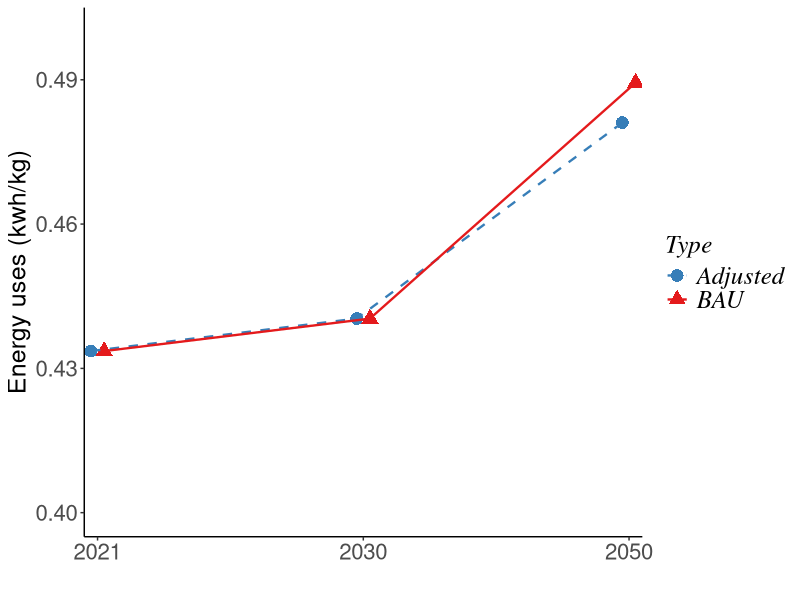
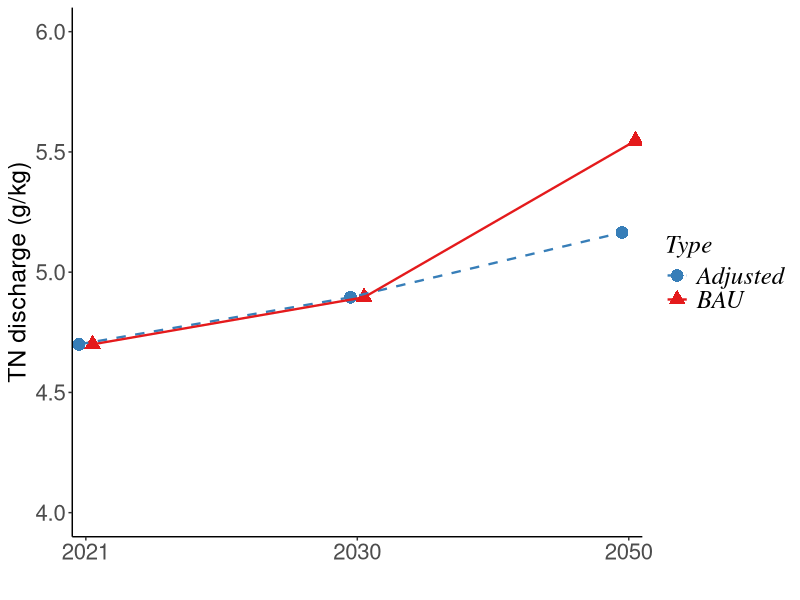
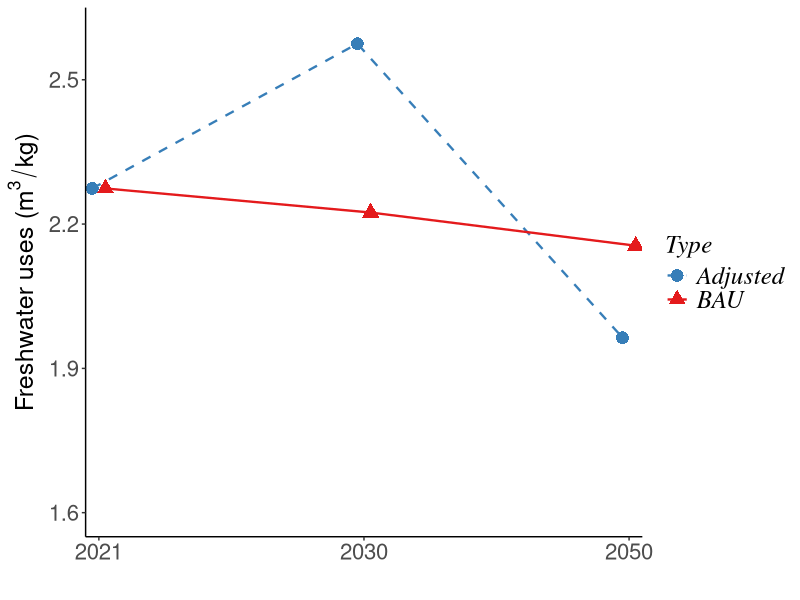
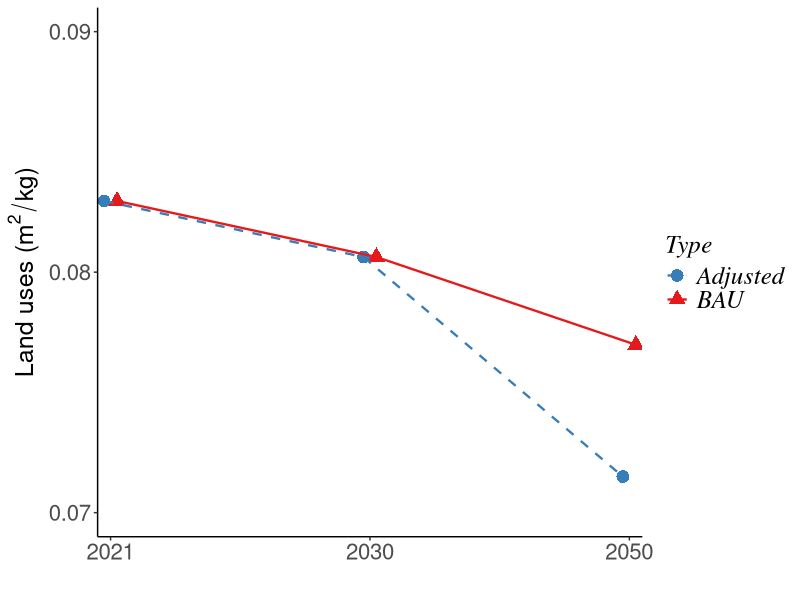
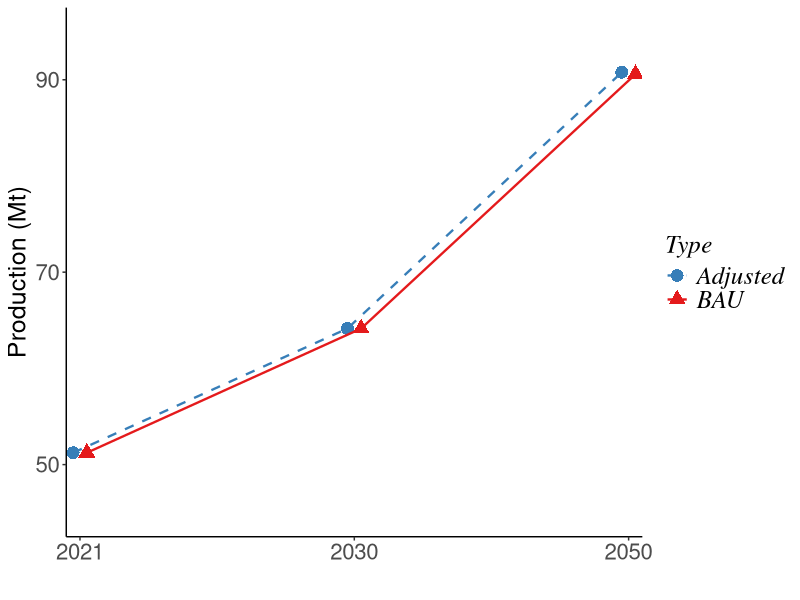
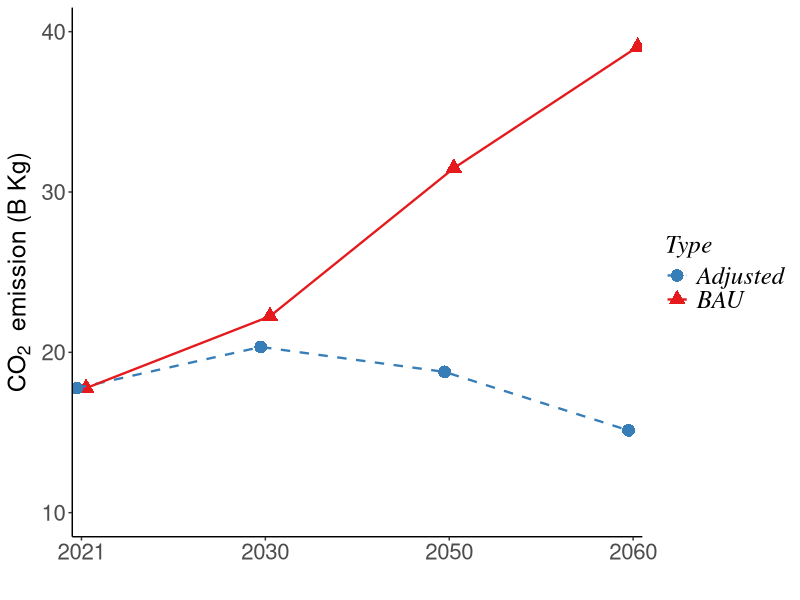
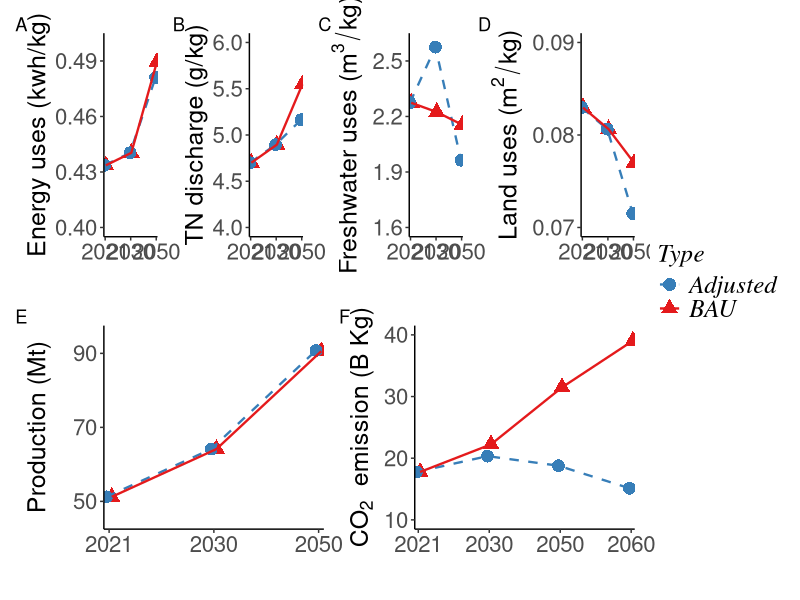
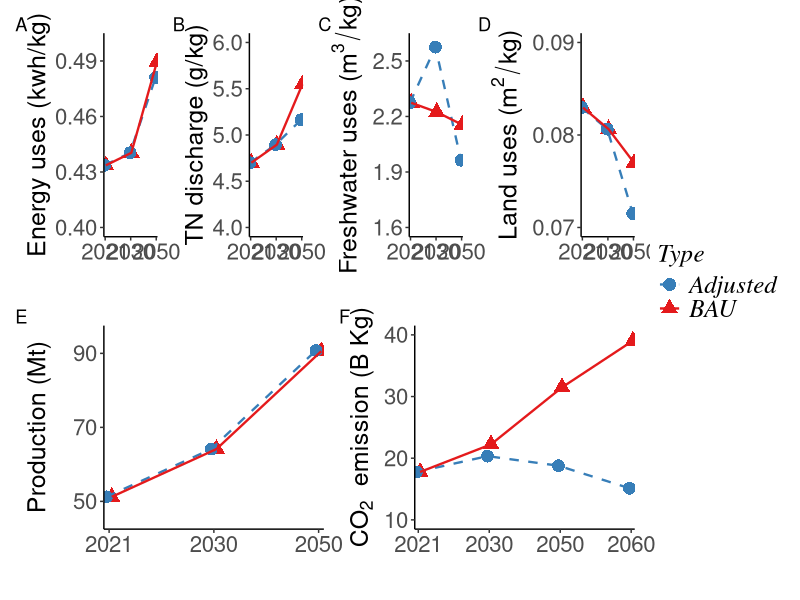

Recreate these plots in R, in order.
# 导入ggplot2库
library(ggplot2)
library(tidyr)

data_a <- data.frame(
  Year = c(2021, 2030, 2050),
  BAU = c(0.4336, 0.44035, 0.4894),
  Adjusted = c(0.4336, 0.44035, 0.4811)
)

# 将宽数据转换为长数据
combined_data_a <- gather(data_a, Type, Production, -Year)
combined_data_a$Year<-as.factor(combined_data_a$Year)



pa<-ggplot(combined_data_a, aes(x = Year, y = Production, group = Type, color = Type, shape = Type, linetype = Type)) +
  geom_point(size = 4, position = position_dodge(width = 0.1)) +
  geom_line(size = 0.8, position = position_dodge(width = 0.1)) +
  labs(x = "", y = "Energy uses (kwh/kg)") +
  scale_color_manual(values = c("BAU" = "#E41A1C", "Adjusted" = "#377EB8")) +
  scale_linetype_manual(values = c("BAU" = "solid", "Adjusted" = "dashed")) +
  theme_minimal() +
  scale_y_continuous(breaks = c(0.4,0.43,0.46,0.49), limits = c(0.4, 0.5)) +
  scale_x_discrete(expand = c(0, 0)) +
  theme_classic() +
  theme(axis.title.x =element_text(size=18), axis.title.y=element_text(size=18),
        axis.text=element_text(size=16))+
  theme(legend.title=element_text(face="italic",
                                  family="Times",
                                  colour="black", 
                                  size=18))+
  theme(legend.text = element_text(face = "italic",
                                   family = "Times",
                                   colour = "black", 
                                   size = 18))
pa
#################################################################################

data_b <- data.frame(
  Year = c(2021, 2030, 2050),
  BAU = c(4.7, 4.8956, 5.547),
  Adjusted = c(4.7, 4.8956, 5.165)
)


# 将宽数据转换为长数据
combined_data_b <- gather(data_b, Type, Production, -Year)
combined_data_b$Year<-as.factor(combined_data_b$Year)



pb<-ggplot(combined_data_b, aes(x = Year, y = Production, group = Type, color = Type, shape = Type, linetype = Type)) +
  geom_point(size = 4, position = position_dodge(width = 0.1)) +
  geom_line(size = 0.8, position = position_dodge(width = 0.1)) +
  labs(x = "", y = "TN discharge (g/kg)") +
  scale_color_manual(values = c("BAU" = "#E41A1C", "Adjusted" = "#377EB8")) +
  scale_linetype_manual(values = c("BAU" = "solid", "Adjusted" = "dashed")) +
  theme_minimal() +
  scale_y_continuous( limits = c(4, 6)) +
  scale_x_discrete(expand = c(0, 0)) +
  theme_classic() +
  theme(axis.title.x =element_text(size=18), axis.title.y=element_text(size=18),
        axis.text=element_text(size=16))+
  theme(legend.title=element_text(face="italic",
                                  family="Times",
                                  colour="black", 
                                  size=18))+
  theme(legend.text = element_text(face = "italic",
                                   family = "Times",
                                   colour = "black", 
                                   size = 18))
pb
#################################################################################

data_c <- data.frame(
  Year = c(2021, 2030, 2050),
  BAU = c(2.274, 2.224, 2.155),
  Adjusted = c(2.274, 2.575, 1.964)
)

# 将宽数据转换为长数据
combined_data_c <- gather(data_c, Type, Production, -Year)
combined_data_c$Year<-as.factor(combined_data_c$Year)



pc<-ggplot(combined_data_c, aes(x = Year, y = Production, group = Type, color = Type, shape = Type, linetype = Type)) +
  geom_point(size = 4, position = position_dodge(width = 0.1)) +
  geom_line(size = 0.8, position = position_dodge(width = 0.1)) +
  labs(x = "", y = expression("Freshwater uses (m"^3/"kg)")) +
  scale_color_manual(values = c("BAU" = "#E41A1C", "Adjusted" = "#377EB8")) +
  scale_linetype_manual(values = c("BAU" = "solid", "Adjusted" = "dashed")) +
  theme_minimal() +
  scale_y_continuous(breaks = c(1.6,1.9,2.2,2.5), limits = c(1.6, 2.6)) +
  scale_x_discrete(expand = c(0, 0)) +
  theme_classic() +
  theme(axis.title.x =element_text(size=18), axis.title.y=element_text(size=18),
        axis.text=element_text(size=16))+
  theme(legend.title=element_text(face="italic",
                                  family="Times",
                                  colour="black", 
                                  size=18) )+
  theme(legend.text = element_text(face = "italic",
                                   family = "Times",
                                   colour = "black", 
                                   size = 18))
pc
#################################################################################

data_d <- data.frame(
  Year = c(2021, 2030, 2050),
  BAU = c(0.08296, 0.08063, 0.07698),
  Adjusted = c(0.08296, 0.08063, 0.0715)
)
# 将宽数据转换为长数据
combined_data_d <- gather(data_d, Type, Production, -Year)
combined_data_d$Year<-as.factor(combined_data_d$Year)



pd<-ggplot(combined_data_d, aes(x = Year, y = Production, group = Type, color = Type, shape = Type, linetype = Type)) +
  geom_point(size = 4, position = position_dodge(width = 0.1)) +
  geom_line(size = 0.8, position = position_dodge(width = 0.1)) +
  labs(x = "", y = expression("Land uses (m"^2/"kg)")) +
  scale_color_manual(values = c("BAU" = "#E41A1C", "Adjusted" = "#377EB8")) +
  scale_linetype_manual(values = c("BAU" = "solid", "Adjusted" = "dashed")) +
  theme_minimal() +
  scale_y_continuous(breaks = c(0.07,0.08,0.09), limits = c(0.07, 0.09)) +
  scale_x_discrete(expand = c(0, 0)) +
  theme_classic() +
  theme(axis.title.x =element_text(size=18), axis.title.y=element_text(size=18),
        axis.text=element_text(size=16))+
  theme(legend.title=element_text(face="italic",
                                  family="Times",
                                  colour="black", 
                                  size=18) )+
  theme(legend.text = element_text(face = "italic",
                                   family = "Times",
                                   colour = "black", 
                                   size = 18))
pd
#########################
data_e <- data.frame(
  Year = c(2021, 2030, 2050),
  BAU = c(51.23, 64.1445, 90.58),
  Adjusted = c(51.23, 64.1448, 90.78)
)

# 将宽数据转换为长数据
combined_data_e <- gather(data_e, Type, Production, -Year)
combined_data_e$Year<-as.factor(combined_data_e$Year)

pe<-ggplot(combined_data_e, aes(x = Year, y = Production, group = Type, color = Type, shape = Type, linetype = Type)) +
  geom_point(size = 4, position = position_dodge(width = 0.1)) +
  geom_line(size = 0.8, position = position_dodge(width = 0.1)) +
  labs(x = "", y = "Production (Mt)") +
  scale_color_manual(values = c("BAU" = "#E41A1C", "Adjusted" = "#377EB8")) +
  scale_linetype_manual(values = c("BAU" = "solid", "Adjusted" = "dashed")) +
  theme_minimal() +
  scale_y_continuous(breaks = c(50, 70, 90), limits = c(45, 95)) +
  scale_x_discrete(expand = c(0, 0)) +
  theme_classic() +
  theme(axis.title.x =element_text(size=18), axis.title.y=element_text(size=18),
        axis.text=element_text(size=16))+
  theme(legend.title=element_text(face="italic",
                                  family="Times",
                                  colour="black", 
                                  size=18) )+
  theme(legend.text = element_text(face = "italic",
                                   family = "Times",
                                   colour = "black", 
                                   size = 18))
pe



############################################
data_f <- data <- data.frame(
  Year = c(2021, 2030, 2050, 2060),
  BAU = c(17.7705, 22.25, 31.49, 39.06),
  Adjusted = c(17.7705, 20.3348, 18.7809, 15.13)
)

# 将宽数据转换为长数据
combined_data_f <- gather(data_f, Type, Production, -Year)
combined_data_f$Year<-as.factor(combined_data_f$Year)

pf<-ggplot(combined_data_f, aes(x = Year, y = Production, group = Type, color = Type, shape = Type, linetype = Type)) +
  geom_point(size = 4, position = position_dodge(width = 0.1)) +
  geom_line(size = 0.8, position = position_dodge(width = 0.1)) +
  labs(x = "", y = expression("CO"[2] ~ " emission (B Kg)")) +
  scale_color_manual(values = c("BAU" = "#E41A1C", "Adjusted" = "#377EB8")) +
  scale_linetype_manual(values = c("BAU" = "solid", "Adjusted" = "dashed")) +
  theme_minimal() +
  scale_y_continuous(limits = c(10, 40)) +
  scale_x_discrete(expand = c(0, 0)) +
  theme_classic() +
  theme(axis.title.x =element_text(size=18), axis.title.y=element_text(size=18),
        axis.text=element_text(size=16))+
  theme(legend.title=element_text(face="italic",
                                  family="Times",
                                  colour="black", 
                                  size=18))+
  theme(legend.text = element_text(face = "italic",
                                   family = "Times",
                                   colour = "black", 
                                   size = 18))
pf




library(patchwork)

pu<-(pa+pb+pc+pd)+ plot_layout(ncol= 4)

pg<-pe+pf+plot_layout(ncol= 2)

total<-pu/pg+plot_annotation(tag_levels = 'A')+ 
  plot_layout(guides = 'collect')
total

pdf_file <- "output_plot.pdf"
ggsave(pdf_file, plot = total, width =14, height = 9)  # 设置宽度和高度  
